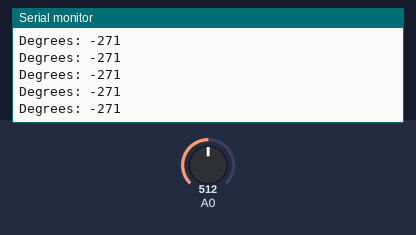
A sketch run on a simulated Arduino Uno, built with avr-gcc and run on an emulated ATmega328P. Parts: the last lines printed to the serial monitor. The inputs (shaded band) are chosen by the test bench; at power-on: A0 = 512.

Above: at 1.2 s.
1.3 s: A0 set to 716
At 1.31 s:
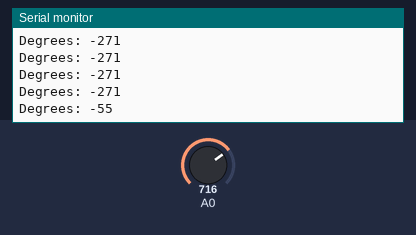
2.8 s: A0 set to 900
At 2.82 s:
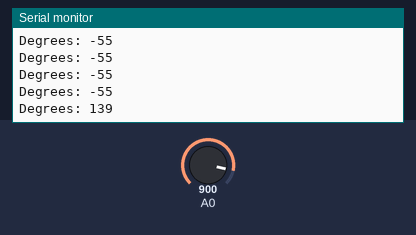
Timing chart, 0 to 5.8 s (numbered marks = the images above; inputs shaded):
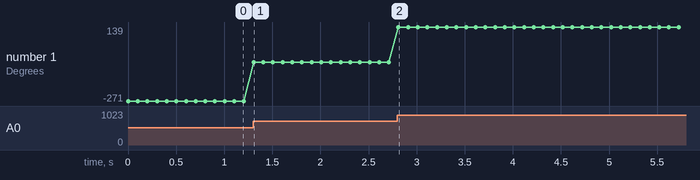

Measured:
- after the input at 1.3 s, the serial monitor: prints a new line at once (image 1)
- after the input at 2.8 s, the serial monitor: prints a new line at once (image 2)
- plotted number 1: -271 → -55 after the input at 1.3 s, -55 → 139 after the input at 2.8 s

The sketch:

flexTest.ino
```cpp
// Adam Sinclair, written Feb 12 2016
// Information from: http://garagelab.com/profiles/blogs/tutorial-flex-sensor-with-arduino

// The purpose of this program is to test out a single flex sensor.
// I want to see what values are computed during different angles of the sensor.

int sensor, degrees;

void setup()
{
  Serial.begin(9600);
}

void loop()
{
  // read voltage from voltage divider (sensor + resistor)
  sensor = analogRead(0);

  // convert voltage-reading to inches
  // 1st two numbers are values for straight(768) and bent (853)
  // 2nd two numbers are degree readings we'll map to (0, 90)
  degrees = map(sensor, 768, 853, 0, 90);


  // print out results in degrees
  Serial.print("Degrees: ");
  Serial.println(degrees, DEC);

  delay(100);
}
```
